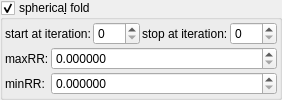
    <widget class="MyGroupBox" name="groupCheck_transf_function_enabledS_false">
     <property name="title">
      <string>spherica&amp;l fold</string>
     </property>
     <property name="checkable">
      <bool>true</bool>
     </property>
     <layout class="QVBoxLayout" name="verticalLayout_21" stretch="0,0">
      <property name="spacing">
       <number>2</number>
      </property>
      <property name="leftMargin">
       <number>2</number>
      </property>
      <property name="topMargin">
       <number>2</number>
      </property>
      <property name="rightMargin">
       <number>2</number>
      </property>
      <property name="bottomMargin">
       <number>2</number>
      </property>
      <item>
       <layout class="QHBoxLayout" name="horizontalLayout_15" stretch="0,1,0,1">
        <item>
         <widget class="QLabel" name="label_101">
          <property name="text">
           <string>start at iteration:</string>
          </property>
         </widget>
        </item>
        <item>
         <widget class="MySpinBox" name="spinboxInt_transf_start_iterations_S">
          <property name="sizePolicy">
           <sizepolicy hsizetype="Minimum" vsizetype="Maximum">
            <horstretch>0</horstretch>
            <verstretch>0</verstretch>
           </sizepolicy>
          </property>
          <property name="minimum">
           <number>0</number>
          </property>
          <property name="maximum">
           <number>999</number>
          </property>
          <property name="value">
           <number>0</number>
          </property>
         </widget>
        </item>
        <item>
         <widget class="QLabel" name="label_72">
          <property name="text">
           <string>stop at iteration:</string>
          </property>
         </widget>
        </item>
        <item>
         <widget class="MySpinBox" name="spinboxInt_transf_stop_iterations_S">
          <property name="sizePolicy">
           <sizepolicy hsizetype="Preferred" vsizetype="Maximum">
            <horstretch>0</horstretch>
            <verstretch>0</verstretch>
           </sizepolicy>
          </property>
          <property name="maximum">
           <number>999</number>
          </property>
         </widget>
        </item>
       </layout>
      </item>
      <item>
       <layout class="QGridLayout" name="gridLayout_15" columnstretch="0,1">
        <property name="spacing">
         <number>2</number>
        </property>
        <item row="1" column="1">
         <widget class="MyDoubleSpinBox" name="spinbox_transf_maxR2_1">
          <property name="sizePolicy">
           <sizepolicy hsizetype="Minimum" vsizetype="Maximum">
            <horstretch>0</horstretch>
            <verstretch>0</verstretch>
           </sizepolicy>
          </property>
          <property name="prefix">
           <string/>
          </property>
          <property name="suffix">
           <string/>
          </property>
          <property name="decimals">
           <number>6</number>
          </property>
          <property name="minimum">
           <double>0.000000000000000</double>
          </property>
          <property name="maximum">
           <double>99.989999999999995</double>
          </property>
          <property name="singleStep">
           <double>0.100000000000000</double>
          </property>
         </widget>
        </item>
        <item row="1" column="0">
         <widget class="QLabel" name="label_5">
          <property name="text">
           <string>maxRR:</string>
          </property>
         </widget>
        </item>
        <item row="2" column="1">
         <widget class="MyDoubleSpinBox" name="spinbox_transf_minR2_p25">
          <property name="sizePolicy">
           <sizepolicy hsizetype="Minimum" vsizetype="Maximum">
            <horstretch>0</horstretch>
            <verstretch>0</verstretch>
           </sizepolicy>
          </property>
          <property name="prefix">
           <string/>
          </property>
          <property name="suffix">
           <string/>
          </property>
          <property name="decimals">
           <number>6</number>
          </property>
          <property name="minimum">
           <double>0.000000000000000</double>
          </property>
          <property name="maximum">
           <double>99.989999999999995</double>
          </property>
          <property name="singleStep">
           <double>0.100000000000000</double>
          </property>
         </widget>
        </item>
        <item row="2" column="0">
         <widget class="QLabel" name="label_9">
          <property name="text">
           <string>minRR:</string>
          </property>
         </widget>
        </item>
       </layout>
      </item>
     </layout>
    </widget>
